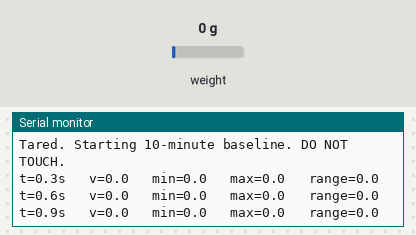
Recording of a sketch running on a simulated Arduino Uno, built with avr-gcc and run on an emulated ATmega328P. On the bench: the last lines printed to the serial monitor. Inputs (shaded band) come from the test bench; at power-on: weight on the scale 0 g.

Above: at 6.6 s.
6.7 s: weight on the scale set to 100 g
At 6.83 s:
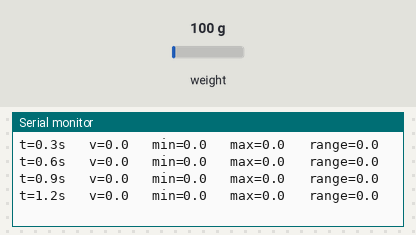
8.2 s: weight on the scale set to 1250 g
At 8.33 s:
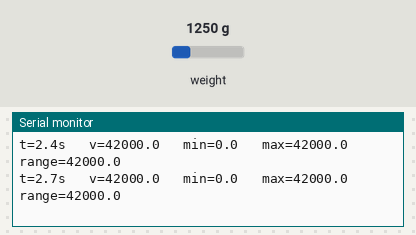
Timing chart, 0 to 11.2 s (numbered marks = the images above; inputs shaded):
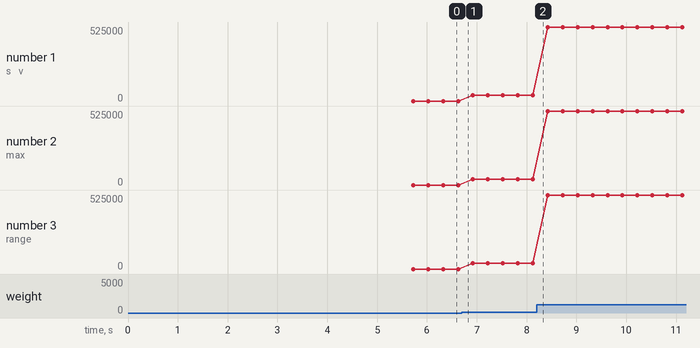

The sketch:

StabilityTest.ino
```cpp
/*
 * StabilityTest  -  10-minute HX711 baseline drift / noise test
 * --------------------------------------------------------------
 * Purpose: prove (or disprove) that the HX711 + cell + wiring can sit at
 * one value while nothing touches it. No calibration, no auto-zero, no
 * smoothing - just raw streaming so you can SEE the drift and spikes.
 *
 * WIRING (one HX711):
 *   HX711 DT  -> D4
 *   HX711 SCK -> D5
 *   HX711 VCC -> 5V
 *   HX711 GND -> GND
 *   Load cell: Red=E+  Black=E-  Green=A+  White=A-  Yellow->GND
 *
 * SERIAL: 57600 baud.
 *
 * FLOW:
 *   1) Boot, settle 5 s, tare once.  After that NOTHING resets the zero.
 *   2) Streams one line every 250 ms:
 *        t=  12.5s   v=     -3   min=    -47   max=     38   range=  85
 *   3) Every 60 s prints a one-line MINUTE summary.
 *   4) After 600 s (10 min) prints FINAL summary and stops.
 *
 * HOW TO READ IT:
 *   - Don't touch the table, don't bump the cable, don't walk near it.
 *   - "v" is raw counts after the initial tare. Should hover near 0.
 *   - "range" over 10 min tells you the worst case drift+noise window.
 *   - For your 100 kg cell, ~42 counts == 1 gram. So a range of 420
 *     means the empty cell wandered by 10 g - that's your noise floor.
 *   - Big sudden jumps (thousands or millions) = wiring / breadboard.
 * --------------------------------------------------------------
 */

#include <HX711_ADC.h>

const int HX711_dout = 4;
const int HX711_sck  = 5;
HX711_ADC LoadCell(HX711_dout, HX711_sck);

const unsigned long PRINT_INTERVAL  = 250;     // ms between live prints
const unsigned long MINUTE_MS       = 60000UL;
const unsigned long TEST_DURATION   = 600000UL; // 10 minutes

unsigned long t0          = 0;     // millis() at start of test
unsigned long lastPrint   = 0;
unsigned long lastMinute  = 0;
unsigned long sampleCount = 0;

float vMin = 0, vMax = 0;
double vSum = 0;       // for mean
bool   firstSample = true;

// per-minute window
float  minMin = 0, minMax = 0;
double minSum = 0;
unsigned long minCount = 0;
unsigned long minuteIdx = 0;
bool   minuteFirst = true;

bool   testDone = false;

void setup() {
  Serial.begin(57600);
  delay(10);
  Serial.println();
  Serial.println(F("=== StabilityTest (10 min HX711 drift baseline) ==="));
  Serial.println(F("Wiring: DT=D4, SCK=D5"));
  Serial.println(F("Goal: do NOT touch the cell for 10 minutes. Watch the range."));
  Serial.println();

  LoadCell.begin();
  LoadCell.setReverseOutput();   // your cell reads negative when loaded
  LoadCell.setCalFactor(1.0);    // raw counts mode

  unsigned long stabilizingTime = 5000;
  boolean _tare = true;
  LoadCell.start(stabilizingTime, _tare);
  if (LoadCell.getTareTimeoutFlag() || LoadCell.getSignalTimeoutFlag()) {
    Serial.println(F("Timeout - check HX711 wiring. Halting."));
    while (1);
  }
  while (!LoadCell.update());
  Serial.println(F("Tared. Starting 10-minute baseline. DO NOT TOUCH."));
  Serial.println();

  t0         = millis();
  lastPrint  = t0;
  lastMinute = t0;
}

void loop() {
  if (testDone) return;

  if (LoadCell.update()) {
    float v = LoadCell.getData();

    // overall stats
    if (firstSample) { vMin = vMax = v; vSum = v; firstSample = false; }
    else {
      if (v < vMin) vMin = v;
      if (v > vMax) vMax = v;
      vSum += v;
    }
    sampleCount++;

    // per-minute stats
    if (minuteFirst) { minMin = minMax = v; minSum = v; minuteFirst = false; }
    else {
      if (v < minMin) minMin = v;
      if (v > minMax) minMax = v;
      minSum += v;
    }
    minCount++;

    unsigned long now = millis();

    // line stream every 250 ms
    if (now - lastPrint >= PRINT_INTERVAL) {
      lastPrint = now;
      float elapsedSec = (now - t0) / 1000.0;
      Serial.print(F("t="));   Serial.print(elapsedSec, 1); Serial.print(F("s"));
      Serial.print(F("   v="));     Serial.print(v, 1);
      Serial.print(F("   min="));   Serial.print(vMin, 1);
      Serial.print(F("   max="));   Serial.print(vMax, 1);
      Serial.print(F("   range=")); Serial.println(vMax - vMin, 1);
    }

    // minute summary
    if (now - lastMinute >= MINUTE_MS) {
      minuteIdx++;
      double mean = (minCount > 0) ? minSum / minCount : 0;
      Serial.println();
      Serial.print(F(">>> MINUTE "));   Serial.print(minuteIdx);
      Serial.print(F("  samples=")); Serial.print(minCount);
      Serial.print(F("  mean="));    Serial.print((float)mean, 1);
      Serial.print(F("  min="));     Serial.print(minMin, 1);
      Serial.print(F("  max="));     Serial.print(minMax, 1);
      Serial.print(F("  range="));   Serial.println(minMax - minMin, 1);
      Serial.println();

      // reset per-minute
      minuteFirst = true;
      minMin = minMax = 0;
      minSum = 0;
      minCount = 0;
      lastMinute = now;
    }

    // end of test
    if (now - t0 >= TEST_DURATION) {
      double mean = (sampleCount > 0) ? vSum / sampleCount : 0;
      Serial.println();
      Serial.println(F("================ FINAL (10 min) ================"));
      Serial.print(F("samples : ")); Serial.println(sampleCount);
      Serial.print(F("mean    : ")); Serial.println((float)mean, 2);
      Serial.print(F("min     : ")); Serial.println(vMin, 2);
      Serial.print(F("max     : ")); Serial.println(vMax, 2);
      Serial.print(F("range   : ")); Serial.println(vMax - vMin, 2);
      Serial.println();
      Serial.println(F("Reference: 100 kg cell @ 2 mV/V, HX711 g128 -> ~42 counts/gram."));
      Serial.println(F("  range / 42  =  drift+noise in grams over 10 minutes."));
      Serial.println(F("================================================"));
      testDone = true;
    }
  }
}
```

Measured:
- plotted number 1: 0 → 42000 after the input at 6.7 s, 42000 → 525000 after the input at 8.2 s
- plotted number 2: 0 → 42000 after the input at 6.7 s, 42000 → 525000 after the input at 8.2 s
- plotted number 3: 0 → 42000 after the input at 6.7 s, 42000 → 525000 after the input at 8.2 s
